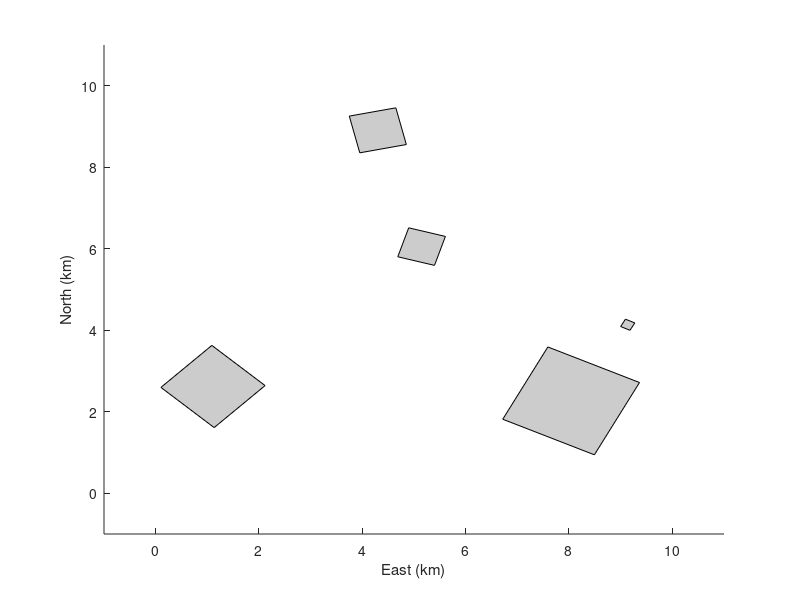
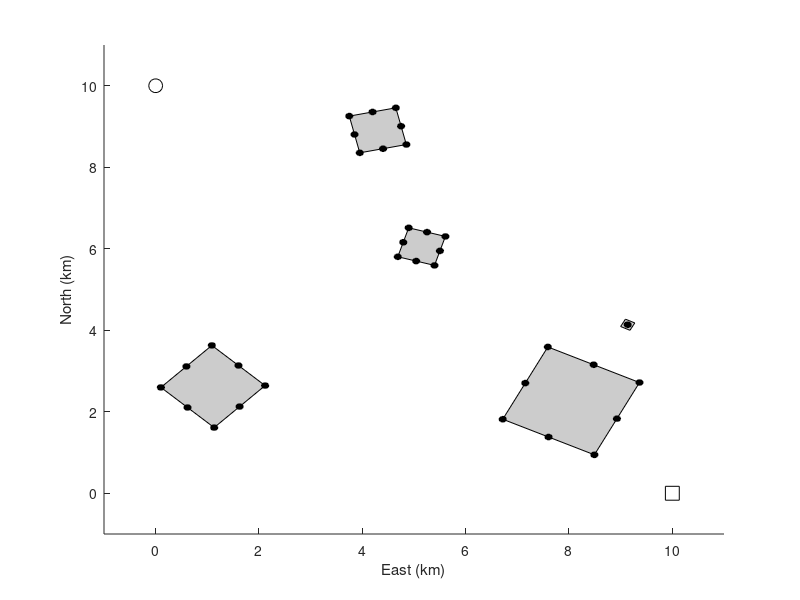
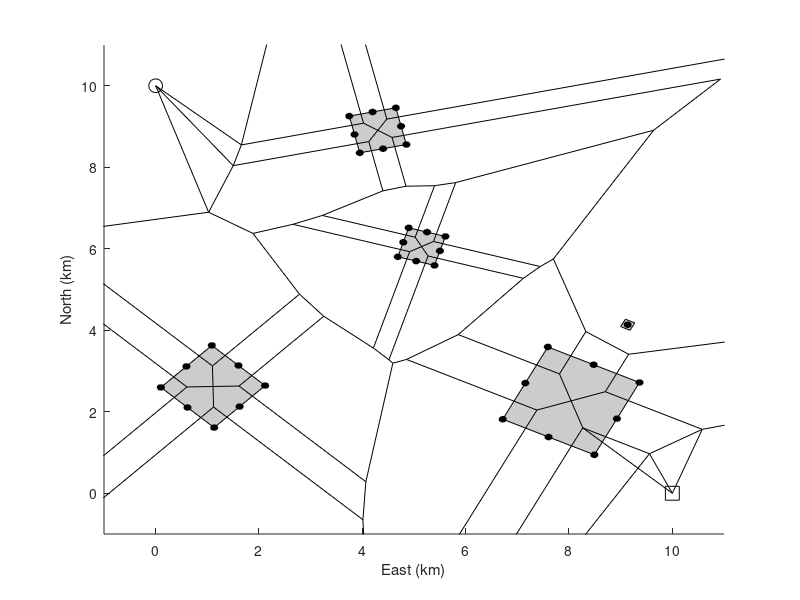

Source code (MATLAB) for these figures, in order: (Note: this script raises an error after producing the figures.)
function plan_voronoi_rectangular_make;

% generate random rectangular obstacle field
VG.num_obstacles = 5; % number of rectangular objects
VG.field_size = 10;
VG.B = generateRectangularField(VG.num_obstacles,VG.field_size);

% plot obstacles
figure(1), clf
  hold on
  xlabel('East (km)')
  ylabel('North (km)')
  eps = .1*VG.field_size;
  axis([-eps,VG.field_size+eps,-eps,VG.field_size+eps])
  for i=1:VG.num_obstacles,
    fill(VG.B(:,1,i),VG.B(:,2,i),0.8*[1,1,1])
  end
 %print -depsc plan-voronoi-rectangular1.eps
 

%generate Voronoi points along edges of obstacles
VG = generatePointsOnObstacles(VG);

% add random points
%VG = addRandomPoints(VG, 10);

% add start and end nodes not in the obstacles
VG = addStartEndNodes(VG);
VG.start = [0, 10];
VG.end   = [10, 0];

% plot obstacles with points
figure(2), clf
  hold on
  xlabel('East (km)')
  ylabel('North (km)')
  eps = .1*VG.field_size;
  axis([-eps,VG.field_size+eps,-eps,VG.field_size+eps])
  for i=1:VG.num_obstacles,
    fill(VG.B(:,1,i),VG.B(:,2,i),0.8*[1,1,1])
  end
  % plot points 
  %plot(VG.P(:,1),VG.P(:,2),'.k')
  for i=1:size(VG.P,1),
    drawcircle(VG.P(i,1),VG.P(i,2),.07,'k');
  end
  % plot start node
  plot(VG.start(1), VG.start(2),'ok','MarkerSize',10)
  % plot end node
  plot(VG.end(1), VG.end(2),'sk','MarkerSize',10)
 %print -depsc plan-voronoi-rectangular2.eps


% create Voronoi graph
VG = createVoronoiGraphFull(VG);

% connect start and end nodes to graph 
VG = addClosestEdges(VG);

% plot voronoi diagram
figure(3), clf
  hold on
  eps = .1*VG.field_size;
  axis([-eps,VG.field_size+eps,-eps,VG.field_size+eps])
  for i=1:VG.num_obstacles,
    fill(VG.B(:,1,i),VG.B(:,2,i),0.8*[1,1,1])
  end
  
  % plot edges
  plot(VG.edges_x,VG.edges_y,'-k')
  %hold on
  % plot all but start and end 
  %plot(VG.P(:,1),VG.P(:,2),'.')
  for i=1:size(VG.P,1),
    drawcircle(VG.P(i,1),VG.P(i,2),.07,'k');
  end
  % plot start node
  plot(VG.start(1), VG.start(2),'ok','MarkerSize',10)
  % plot end node
  plot(VG.end(1), VG.end(2),'sk','MarkerSize',10)
  % set axis properties and labels
 % axis(10*[-1,2,-1,2])
  xlabel('East (km)')
  ylabel('North (km)')
  
   %print -depsc plan-voronoi-rectangular3.eps
  
% create Voronoi graph
VG = createVoronoiGraph(VG);

% connect start and end nodes to graph 
VG = addClosestEdges(VG);


% assign costs to edges
VG = assignCosts(VG);

% find the minimum cost path
VG = findMinimumCostPath(VG);

% plot voronoi diagram
figure(4), clf
  hold on
  eps = .1*VG.field_size;
  axis([-eps,VG.field_size+eps,-eps,VG.field_size+eps])
  for i=1:VG.num_obstacles,
    fill(VG.B(:,1,i),VG.B(:,2,i),0.8*[1,1,1])
  end
  
  % plot edges
  plot(VG.edges_x,VG.edges_y,'--k')
  %hold on
  % plot all but start and end 
  %plot(VG.P(:,1),VG.P(:,2),'.')
  for i=1:size(VG.P,1),
    drawcircle(VG.P(i,1),VG.P(i,2),.07,'k');
  end
  % plot start node
  plot(VG.start(1), VG.start(2),'ok','MarkerSize',10)
  % plot end node
  plot(VG.end(1), VG.end(2),'sk','MarkerSize',10)
  % set axis properties and labels
 % axis(10*[-1,2,-1,2])
  xlabel('East (km)')
  ylabel('North (km)')
  % plot minimum path
  path_x = [];
  path_y = [];
  for i=1:length(VG.min_path)-1,
      path_x = [path_x, [VG.nodes(VG.min_path(i),1); VG.nodes(VG.min_path(i+1),1)]];
      path_y = [path_y, [VG.nodes(VG.min_path(i),2); VG.nodes(VG.min_path(i+1),2)]];
  end
  plot(path_x,path_y,'-k','linewidth',2)
  
  %print -depsc plan-voronoi-rectangular4.eps


%%%%%%%%%%%%%%%%%%%%%%%%%%%%%%%%%%%%%%%%%%%%%%
% draw circle
function drawcircle(x,y,size,color)

    phi = 0:.1:2*pi;
    X = x+size*cos(phi);
    Y = y+size*sin(phi);
    fill(X,Y,color)

  
%%%%%%%%%%%%%%%%%%%%%%%%%%%%%%%%%%%%%%%%%%%%%%
% add random points
function VG = addRandomPoints(VG, num_points)
    
    i = 0;
    while i < num_points,

        tmp = VG.field_size*[rand, rand];
        if inObstacle(tmp,VG)~=1,
            VG.P = [VG.P; tmp];
            i = i+1;
        end
        
        
    end


%%%%%%%%%%%%%%%%%%%%%%%%%%%%%%%%%%%%%%%%%%%%%%
% add start and end nodes not in the obstacles
function VG = addStartEndNodes(VG)
    flag = 0;
    while flag==0,
        VG.start = VG.field_size*[rand, rand];  
        if inObstacle(VG.start,VG)~=1,
            flag = 1;
        end
    end
    flag = 0;
    while flag==0,
        VG.end = VG.field_size*[rand, rand];  
        if inObstacle(VG.end,VG)~=1,
            flag = 1;
        end
    end

%%%%%%%%%%%%%%%%%%%%%%%%%%%%%%%%%%%%%%%%%%%%%%
% check to see if point in inside a rectagular obstacle
function flag = inObstacle(p,VG)
  flag = 0;
  for i=1:VG.num_obstacles,
      n1 = VG.B(2,:,i)-VG.B(1,:,i);
      n2 = VG.B(3,:,i)-VG.B(2,:,i);
      n3 = VG.B(4,:,i)-VG.B(3,:,i);
      n4 = VG.B(1,:,i)-VG.B(4,:,i);
      if ((p-VG.B(2,:,i))*n1'<=0)...
              & ((p-VG.B(3,:,i))*n2'<=0)...
                & ((p-VG.B(4,:,i))*n3'<=0)...
                    & ((p-VG.B(1,:,i))*n4'<=0),
          flag = 1;
      end
  end

            
%%%%%%%%%%%%%%%%%%%%%%%%%%%%%%%%%%%%%%%%%%%%%%
% generate Voronoi points along edges of obstacles
function VG = generatePointsOnObstacles(VG)
    VG.P = [];
    for i=1:VG.num_obstacles,
        if norm(VG.B(1,:,i)-VG.B(2,:,i))>VG.field_size/20,
            VG.P = [VG.P;...
                VG.B(:,:,i);...
                (VG.B(1,:,i)+VG.B(2,:,i))/2;...
                (VG.B(2,:,i)+VG.B(3,:,i))/2;...
                (VG.B(3,:,i)+VG.B(4,:,i))/2;...
                (VG.B(4,:,i)+VG.B(1,:,i))/2;...
                ];
        else
            VG.P = [VG.P;...
                (VG.B(1,:,i)+VG.B(2,:,i)+VG.B(3,:,i)+VG.B(4,:,i))/4;...
                ];
        end
    end

%%%%%%%%%%%%%%%%%%%%%%%%%%%%%%%%%%%%%%%%%%%%%%
% generate random rectangular field
function F = generateRectangularField(N,field_size)

    for i=1:N,
        p = field_size*[rand, rand];
        dir = 2*pi*rand;
        building_size = rand*field_size/N;
        F(:,:,i) = [...
            p + [building_size/2, building_size/2]*rot(dir)';...
            p + [building_size/2, -building_size/2]*rot(dir)';...
            p + [-building_size/2, -building_size/2]*rot(dir)';...
            p + [-building_size/2, building_size/2]*rot(dir)';...
            ];
    end


%%%%%%%%%%%%%%%%%%%%%%%%%%%%%%%%%%%%%%%%%%%%%%
function R = rot(theta)
    R = [...
        cos(theta), sin(theta);...
        -sin(theta), cos(theta);...
        ];

%%%%%%%%%%%%%%%%%%%%%%%%%%%%%%%%%%%%%%%%%%%%%%
function VG = findMinimumCostPath(VG)
  for i = 1:VG.num_nodes,
     % initialize the farthest node to be itself;
     farthestPreviousHop(i) = i;     % used to compute the RTS/CTS range;
     farthestNextHop(i) = i;
  end;
  [path, totalCost, farthestPreviousHop, farthestNextHop] = dijkstra(VG.num_nodes, VG.cost_matrix, 1, 2, farthestPreviousHop, farthestNextHop);
  VG.min_path = path;
  VG.min_cost = totalCost;

%%%%%%%%%%%%%%%%%%%%%%%%%%%%%%%%%%%%%%%%%%%%%%
function VG = assignCosts(VG)

  % initialize cost matrix
  num_nodes = size(VG.nodes,1);
  VG.cost_matrix = inf*ones(num_nodes,num_nodes);
  
  % cycle through each node
  for i=1:VG.num_nodes,
      for j=(i+1):VG.num_nodes,
          if VG.adjacency_matrix(i,j)>0,
              n1 = VG.nodes(i,:)';
              n2 = VG.nodes(j,:)';
              % for each point p, find minimum distance from edge to p
              for k=1:size(VG.P,1),
                  p = VG.P(k,:)';
                  dist = norm(p-n1)^2 - (n1-p)'*(n1-n2)/norm(n1-n2)^2;
              end
              % add reciprical of minimum length
              gam = 0.1;
              VG.cost_matrix(i,j) = gam*norm(n1-n2) + (1-gam)*(1/min(dist));
              VG.cost_matrix(j,i) = VG.cost_matrix(i,j);
          end
      end
  end
 

%%%%%%%%%%%%%%%%%%%%%%%%%%%%%%%%%%%%%%%%%%%%%%
function VG = addClosestEdges(VG)
  
  [closest_nodes_start,idx_start] = findClosestNodes(VG.start, VG.nodes);
  [closest_nodes_end,idx_end] = findClosestNodes(VG.end, VG.nodes);

  % construct new edges
  new_edges_x = [[closest_nodes_start(:,1),[1;1;1]*VG.start(1)]',...
                 [closest_nodes_end(:,1),[1;1;1]*VG.end(1)]'];
  new_edges_y = [[closest_nodes_start(:,2),[1;1;1]*VG.start(2)]',...
                 [closest_nodes_end(:,2),[1;1;1]*VG.end(2)]'];

  VG.edges_x = [VG.edges_x, new_edges_x];
  VG.edges_y = [VG.edges_y, new_edges_y];
  
  % adjust the adjacency matrix
  for j=1:3,
      VG.adjacency_matrix(1,idx_start(j)) = 1;
      VG.adjacency_matrix(idx_start(j),1) = 1;
      VG.adjacency_matrix(2,idx_end(j)) = 1;
      VG.adjacency_matrix(idx_end(j),2) = 1;
  end

%%%%%%%%%%%%%%%%%%%%%%%%%%%%%%%%%%%%%%%%%%%%%%
function VG = createVoronoiGraph(VG)
  P = [VG.start; VG.end; VG.P];
  [edges_x_temp, edges_y_temp] = voronoi(P(:,1), P(:,2));
  VG.edges_x = [];
  VG.edges_y = [];
  edges_x_temp2 = [];
  edges_y_temp2 = [];
  % remove edges in obstacles
  for i = 1:size(edges_x_temp,2)
    if (inObstacle([edges_x_temp(1,i),edges_y_temp(1,i)],VG)==0)...
            & (inObstacle([edges_x_temp(2,i),edges_y_temp(2,i)],VG)==0),
        edges_x_temp2 = [edges_x_temp2, edges_x_temp(:,i)];
        edges_y_temp2 = [edges_y_temp2, edges_y_temp(:,i)];
    end
  end
%   % remove stranded links
%   N = size(edges_y_temp2,2);
%   for i=1:N,
%      flag1 = 0;
%      flag2 = 0;
%      for j=[1:i-1,i+1:N],
%           if (abs(edges_x_temp2(1,i)-edges_x_temp2(1,j))<.01...
%               & abs(edges_y_temp2(1,i)-edges_y_temp2(1,j))<.01)...
%                 |(abs(edges_x_temp2(1,i)-edges_x_temp2(2,j))<.01...
%                     & abs(edges_y_temp2(1,i)-edges_y_temp2(2,j))<.01),
%             flag1 = 1;
%           end
%           if (abs(edges_x_temp2(2,i)-edges_x_temp2(2,j))<.01...
%                 & abs(edges_y_temp2(2,i)-edges_y_temp2(2,j))<.01)...
%                    | (abs(edges_x_temp2(2,i)-edges_x_temp2(1,j))<.01...
%                         & abs(edges_y_temp2(2,i)-edges_y_temp2(1,j))<.01),
%             flag2 = 1;
%           end       
%      end
%      if flag1==1 & flag2==1,
%         VG.edges_x = [VG.edges_x, edges_x_temp2(:,i)]; 
%         VG.edges_y = [VG.edges_y, edges_y_temp2(:,i)]; 
%      end
%   end
%   
  VG.edges_x = edges_x_temp2;
  VG.edges_y = edges_y_temp2;
  
  VG = generateNodes(VG);
  VG.num_nodes = size(VG.nodes,1);
  VG.num_edges = size(VG.edges_x,2);
  VG.adjacency_matrix = generateAdjacencyMatrix(VG);

%%%%%%%%%%%%%%%%%%%%%%%%%%%%%%%%%%%%%%%%%%%%%%
function VG = createVoronoiGraphFull(VG)
  P = [VG.start; VG.end; VG.P];
  [edges_x_temp, edges_y_temp] = voronoi(P(:,1), P(:,2));
  VG.edges_x = edges_x_temp;
  VG.edges_y = edges_y_temp;
  
  VG = generateNodes(VG);
  VG.num_nodes = size(VG.nodes,1);
  VG.num_edges = size(VG.edges_x,2);
  VG.adjacency_matrix = generateAdjacencyMatrix(VG);

%%%%%%%%%%%%%%%%%%%%%%%%%%%%%%%%%%%%%%%%%%%%%%%%%
function adjacency_matrix = generateAdjacencyMatrix(VG)
  adjacency_matrix = zeros(VG.num_nodes, VG.num_nodes);
  for i=1:VG.num_edges,
      n1 = [VG.edges_x(1,i); VG.edges_y(1,i)];
      n2 = [VG.edges_x(2,i); VG.edges_y(2,i)];
      flag_found_n1 = 0;
      flag_found_n2 = 0;
      j = 1;
      while ((flag_found_n1==0) | (flag_found_n2==0))&(j<=VG.num_nodes),
          if norm(n1-VG.nodes(j,:)')<.01,
              idx_n1 = j;
              flag_found_n1 = 1;
          elseif norm(n2-VG.nodes(j,:)')<.01,
              idx_n2 = j;
              flag_found_n2 = 1;
          end
          j=j+1;
      end
      adjacency_matrix(idx_n1,idx_n2) = 1;
      adjacency_matrix(idx_n2,idx_n1) = 1;
  end

  
%%%%%%%%%%%%%%%%%%%%%%%%%%%%%%%%%%%%%%%%%%%%%%
function VG=generateNodes(VG)

  % create temporary list of nodes
  nodes_ = [VG.edges_x(1,:)', VG.edges_y(1,:)'; VG.edges_x(2,:)', VG.edges_y(2,:)'];

  % remove redundant nodes
  nodes = nodes_(1,:);
  num_nodes = 1;
  for i=2:size(nodes_,1),
      flag = 0;
      for j=1:num_nodes,
          if norm(nodes_(i,:)-nodes(j,:))<0.001,
              flag = 1;
          end
      end
      if flag==0,
        nodes = [nodes; nodes_(i,:)];
        num_nodes = num_nodes+1;
      end
  end
  
  % add start and end nodes
  VG.nodes = [VG.start; VG.end; nodes];

%%%%%%%%%%%%%%%%%%%%%%%%%%%%%%%%%%%%%%%%%%%%%%%%%%%%%%%%%%%
% return the three closest nodes
function [closest_nodes,idx_closest] = findClosestNodes(v_start, nodes)

  % compute distance to nodes
  tmp = ones(size(nodes,1),1)*v_start-nodes;
  dist = sqrt(diag(tmp*tmp'));
  % sort the nodes by distance
  [tmp2, idx] = sort(dist);
  % return the three closest nodes (assumes v_start is one of the nodes and
  % so it deletes the closest node which is itself)
  closest_nodes = [nodes(idx(2),:); nodes(idx(3),:); nodes(idx(4),:)];
  idx_closest = idx(2:4);
  
  
%%%%%%%%%%%%%%%%%%%%%%%%%%%%%%%%%%%%%%%%%%%%%%%%%%%%%%%%%%%%%%%
% plot voronoi diagram
function plotVoronoiGraph(VG);
  figure(1), clf
  hold on
  eps = .1*VG.field_size;
  axis([-eps,VG.field_size+eps,-eps,VG.field_size+eps])
  for i=1:VG.num_obstacles,
    fill(VG.B(:,1,i),VG.B(:,2,i),'g')
  end
  
  % plot edges
  plot(VG.edges_x,VG.edges_y,'-b')
  %hold on
  % plot all but start and end 
  plot(VG.P(:,1),VG.P(:,2),'.')
  % plot start node
  plot(VG.start(1), VG.start(2),'or')
  % plot end node
  plot(VG.end(1), VG.end(2),'sr')
  % set axis properties and labels
 % axis(10*[-1,2,-1,2])
  xlabel('East (km)')
  ylabel('North (km)')
  % plot minimum path
  path_x = [];
  path_y = [];
  for i=1:length(VG.min_path)-1,
      path_x = [path_x, [VG.nodes(VG.min_path(i),1); VG.nodes(VG.min_path(i+1),1)]];
      path_y = [path_y, [VG.nodes(VG.min_path(i),2); VG.nodes(VG.min_path(i+1),2)]];
  end
  plot(path_x,path_y,'-k','linewidth',2)
  
% %%%%%%%%%%%%%%%%%%%%%%%%%%%%%%%%%%%%%%%%%%%%%%%%%%%%%%%%%%%%%%
% % Dijkstra's algorithm.  Obtained from MatlabCentral  
% function [path, totalCost, farthestPreviousHop, farthestNextHop] = dijkstra(n, netCostMatrix, s, d, farthestPreviousHop, farthestNextHop)
% % path: the list of nodes in the path from source to destination;
% % totalCost: the total cost of the path;
% % farthestNode: the farthest node to reach for each node after performing
% % the routing;
% % n: the number of nodes in the network;
% % s: source node index;
% % d: destination node index;
% 
% 
% % clear;
% % noOfNodes  = 50;
% % rand('state', 0);
% % figure(1);
% % clf;
% % hold on;
% % L = 1000;
% % R = 200; % maximum range;
% % netXloc = rand(1,noOfNodes)*L;
% % netYloc = rand(1,noOfNodes)*L;
% % for i = 1:noOfNodes
% %     plot(netXloc(i), netYloc(i), '.');
% %     text(netXloc(i), netYloc(i), num2str(i));
% %     for j = 1:noOfNodes
% %         distance = sqrt((netXloc(i) - netXloc(j))^2 + (netYloc(i) - netYloc(j))^2);
% %         if distance <= R
% %             matrix(i, j) = 1;   % there is a link;
% %             line([netXloc(i) netXloc(j)], [netYloc(i) netYloc(j)], 'LineStyle', ':');
% %         else
% %             matrix(i, j) = inf;
% %         end;
% %     end;
% % end;
% % 
% % 
% % activeNodes = [];
% % for i = 1:noOfNodes,
% %     % initialize the farthest node to be itself;
% %     farthestPreviousHop(i) = i;     % used to compute the RTS/CTS range;
% %     farthestNextHop(i) = i;
% % end;
% % 
% % [path, totalCost, farthestPreviousHop, farthestNextHop] = dijkstra(noOfNodes, matrix, 1, 15, farthestPreviousHop, farthestNextHop);
% % path
% % totalCost
% % if length(path) ~= 0
% %     for i = 1:(length(path)-1)
% %         line([netXloc(path(i)) netXloc(path(i+1))], [netYloc(path(i)) netYloc(path(i+1))], 'Color','r','LineWidth', 0.50, 'LineStyle', '-.');
% %     end;
% % end;
% % hold off;
% % return;
%     
% 
%     
% 
% %%%%%%%%%%%%%%%%%%%%%%%%%%%%%%%%%%%%%%%%%%%%%%%%%%%%%%%%%%
% % all the nodes are un-visited;
% visited(1:n) = 0;
% 
% distance(1:n) = inf;    % it stores the shortest distance between each node and the source node;
% parent(1:n) = 0;
% 
% distance(s) = 0;
% for i = 1:(n-1),
%     temp = [];
%     for h = 1:n,
%          if visited(h) == 0   % in the tree;
%              temp=[temp distance(h)];
%          else
%              temp=[temp inf];
%          end
%      end;
%      [t, u] = min(temp);    % it starts from node with the shortest distance to the source;
%      visited(u) = 1;       % mark it as visited;
%      for v = 1:n,           % for each neighbors of node u;
%          if ( ( netCostMatrix(u, v) + distance(u)) < distance(v) )
%              distance(v) = distance(u) + netCostMatrix(u, v);   % update the shortest distance when a shorter path is found;
%              parent(v) = u;                                     % update its parent;
%          end;             
%      end;
% end;
% 
% path = [];
% if parent(d) ~= 0   % if there is a path!
%     t = d;
%     path = [d];
%     while t ~= s
%         p = parent(t);
%         path = [p path];
%         
%         if netCostMatrix(t, farthestPreviousHop(t)) < netCostMatrix(t, p)
%             farthestPreviousHop(t) = p;
%         end;
%         if netCostMatrix(p, farthestNextHop(p)) < netCostMatrix(p, t)
%             farthestNextHop(p) = t;
%         end;
% 
%         t = p;      
%     end;
% end;
% 
% totalCost = distance(d);
% 
% return;
